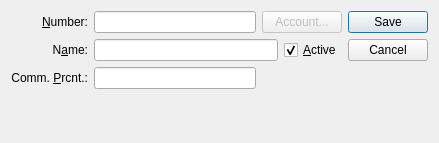
<?xml version="1.0" encoding="UTF-8"?>
<ui version="4.0">
 <comment>This file is part of the xTuple ERP: PostBooks Edition, a free and
open source Enterprise Resource Planning software suite,
Copyright (c) 1999-2019 by OpenMFG LLC, d/b/a xTuple.
It is licensed to you under the Common Public Attribution License
version 1.0, the full text of which (including xTuple-specific Exhibits)
is available at www.xtuple.com/CPAL.  By using this software, you agree
to be bound by its terms.</comment>
 <class>salesRep</class>
 <widget class="QDialog" name="salesRep">
  <property name="geometry">
   <rect>
    <x>0</x>
    <y>0</y>
    <width>439</width>
    <height>143</height>
   </rect>
  </property>
  <property name="windowTitle">
   <string>Sales Representative</string>
  </property>
  <layout class="QGridLayout" name="gridLayout_2">
   <item row="0" column="4" rowspan="4">
    <widget class="QDialogButtonBox" name="_buttonBox">
     <property name="orientation">
      <enum>Qt::Vertical</enum>
     </property>
     <property name="standardButtons">
      <set>QDialogButtonBox::Cancel|QDialogButtonBox::Save</set>
     </property>
    </widget>
   </item>
   <item row="0" column="0">
    <widget class="QLabel" name="_numberLit">
     <property name="text">
      <string>&amp;Number:</string>
     </property>
     <property name="alignment">
      <set>Qt::AlignRight|Qt::AlignTrailing|Qt::AlignVCenter</set>
     </property>
     <property name="buddy">
      <cstring>_number</cstring>
     </property>
    </widget>
   </item>
   <item row="1" column="0">
    <widget class="QLabel" name="_nameLit">
     <property name="text">
      <string>N&amp;ame:</string>
     </property>
     <property name="alignment">
      <set>Qt::AlignRight|Qt::AlignTrailing|Qt::AlignVCenter</set>
     </property>
     <property name="buddy">
      <cstring>_name</cstring>
     </property>
    </widget>
   </item>
   <item row="2" column="0">
    <widget class="QLabel" name="_commPrcntLit">
     <property name="text">
      <string>Comm. &amp;Prcnt.:</string>
     </property>
     <property name="alignment">
      <set>Qt::AlignRight|Qt::AlignTrailing|Qt::AlignVCenter</set>
     </property>
     <property name="buddy">
      <cstring>_commPrcnt</cstring>
     </property>
    </widget>
   </item>
   <item row="3" column="0">
    <spacer name="verticalSpacer">
     <property name="orientation">
      <enum>Qt::Vertical</enum>
     </property>
     <property name="sizeHint" stdset="0">
      <size>
       <width>20</width>
       <height>40</height>
      </size>
     </property>
    </spacer>
   </item>
   <item row="0" column="1">
    <widget class="XLineEdit" name="_number"/>
   </item>
   <item row="1" column="1" colspan="2">
    <widget class="XLineEdit" name="_name"/>
   </item>
   <item row="2" column="1">
    <widget class="XLineEdit" name="_commPrcnt">
     <property name="sizePolicy">
      <sizepolicy hsizetype="Preferred" vsizetype="Fixed">
       <horstretch>0</horstretch>
       <verstretch>0</verstretch>
      </sizepolicy>
     </property>
     <property name="alignment">
      <set>Qt::AlignRight</set>
     </property>
    </widget>
   </item>
   <item row="0" column="2" colspan="2">
    <widget class="QPushButton" name="_crmaccountButton">
     <property name="enabled">
      <bool>false</bool>
     </property>
     <property name="text">
      <string>Account...</string>
     </property>
    </widget>
   </item>
   <item row="1" column="3">
    <widget class="QCheckBox" name="_active">
     <property name="text">
      <string>&amp;Active</string>
     </property>
     <property name="checked">
      <bool>true</bool>
     </property>
    </widget>
   </item>
  </layout>
 </widget>
 <layoutdefault spacing="6" margin="11"/>
 <customwidgets>
  <customwidget>
   <class>XLineEdit</class>
   <extends>QLineEdit</extends>
   <header>xlineedit.h</header>
   <container>1</container>
  </customwidget>
 </customwidgets>
 <resources/>
 <connections>
  <connection>
   <sender>_buttonBox</sender>
   <signal>rejected()</signal>
   <receiver>salesRep</receiver>
   <slot>reject()</slot>
   <hints>
    <hint type="sourcelabel">
     <x>420</x>
     <y>90</y>
    </hint>
    <hint type="destinationlabel">
     <x>238</x>
     <y>80</y>
    </hint>
   </hints>
  </connection>
 </connections>
</ui>
